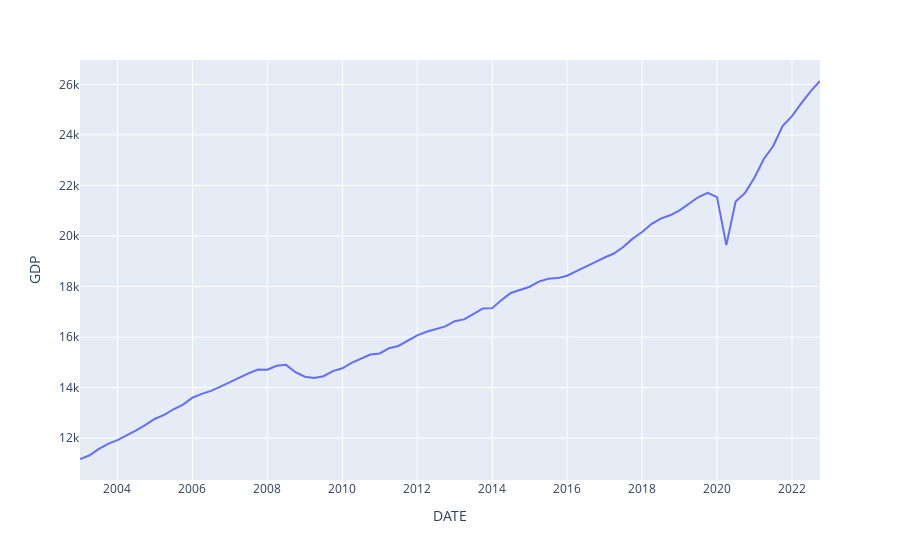

Write notebook code for a chart like this one.
### Code cell
px.line(gdp, x=gdp.index, y='GDP')
